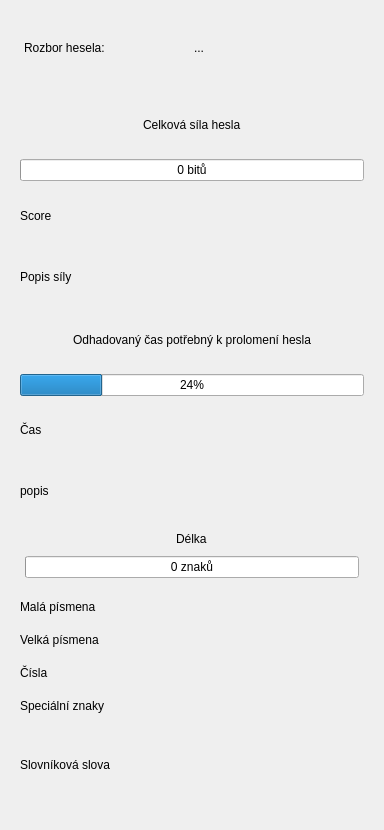
             <widget class="QWidget" name="scrollAreaWidgetContents_4">
              <property name="geometry">
               <rect>
                <x>0</x>
                <y>-285</y>
                <width>384</width>
                <height>830</height>
               </rect>
              </property>
              <property name="styleSheet">
               <string notr="true">#scrollAreaWidgetContents_4 &gt;QWidget{
 background-color: #05C1FF;
    border-radius: 16px;
}
#scrollAreaWidgetContents_4 {
background-color:#3a3a39;
}
</string>
              </property>
              <layout class="QVBoxLayout" name="verticalLayout_16">
               <property name="spacing">
                <number>10</number>
               </property>
               <property name="leftMargin">
                <number>10</number>
               </property>
               <property name="topMargin">
                <number>10</number>
               </property>
               <property name="rightMargin">
                <number>10</number>
               </property>
               <property name="bottomMargin">
                <number>10</number>
               </property>
               <item>
                <widget class="QWidget" name="widget_17" native="true">
                 <property name="minimumSize">
                  <size>
                   <width>0</width>
                   <height>800</height>
                  </size>
                 </property>
                 <layout class="QVBoxLayout" name="verticalLayout_12" stretch="1,3,3,4">
                  <property name="spacing">
                   <number>10</number>
                  </property>
                  <property name="leftMargin">
                   <number>10</number>
                  </property>
                  <property name="topMargin">
                   <number>10</number>
                  </property>
                  <property name="rightMargin">
                   <number>10</number>
                  </property>
                  <property name="bottomMargin">
                   <number>10</number>
                  </property>
                  <item>
                   <widget class="QWidget" name="widget_nadpis" native="true">
                    <property name="styleSheet">
                     <string notr="true"/>
                    </property>
                    <layout class="QHBoxLayout" name="horizontalLayout_11">
                     <property name="spacing">
                      <number>4</number>
                     </property>
                     <property name="leftMargin">
                      <number>4</number>
                     </property>
                     <property name="topMargin">
                      <number>4</number>
                     </property>
                     <property name="rightMargin">
                      <number>4</number>
                     </property>
                     <property name="bottomMargin">
                      <number>16</number>
                     </property>
                     <item>
                      <widget class="QLabel" name="label_12">
                       <property name="text">
                        <string>Rozbor hesela:</string>
                       </property>
                      </widget>
                     </item>
                     <item>
                      <widget class="QLabel" name="rozbor_label_heslo">
                       <property name="text">
                        <string>...</string>
                       </property>
                      </widget>
                     </item>
                    </layout>
                   </widget>
                  </item>
                  <item>
                   <widget class="QWidget" name="widget_24" native="true">
                    <layout class="QVBoxLayout" name="verticalLayout_13">
                     <property name="spacing">
                      <number>8</number>
                     </property>
                     <property name="leftMargin">
                      <number>0</number>
                     </property>
                     <property name="topMargin">
                      <number>0</number>
                     </property>
                     <property name="rightMargin">
                      <number>0</number>
                     </property>
                     <property name="bottomMargin">
                      <number>0</number>
                     </property>
                     <item alignment="Qt::AlignmentFlag::AlignHCenter">
                      <widget class="QLabel" name="label_14">
                       <property name="text">
                        <string>Celková síla hesla</string>
                       </property>
                      </widget>
                     </item>
                     <item>
                      <widget class="QProgressBar" name="rozbor_progressBar_sila">
                       <property name="value">
                        <number>0</number>
                       </property>
                       <property name="format">
                        <string>%p bitů</string>
                       </property>
                      </widget>
                     </item>
                     <item>
                      <widget class="QLabel" name="rozbor_label_score">
                       <property name="text">
                        <string>Score</string>
                       </property>
                      </widget>
                     </item>
                     <item>
                      <widget class="QLabel" name="rozbor_label_popisSily">
                       <property name="text">
                        <string>Popis síly</string>
                       </property>
                      </widget>
                     </item>
                    </layout>
                   </widget>
                  </item>
                  <item>
                   <widget class="QWidget" name="widget_25" native="true">
                    <layout class="QVBoxLayout" name="verticalLayout_14">
                     <property name="spacing">
                      <number>8</number>
                     </property>
                     <property name="leftMargin">
                      <number>0</number>
                     </property>
                     <property name="topMargin">
                      <number>0</number>
                     </property>
                     <property name="rightMargin">
                      <number>0</number>
                     </property>
                     <property name="bottomMargin">
                      <number>0</number>
                     </property>
                     <item alignment="Qt::AlignmentFlag::AlignHCenter">
                      <widget class="QLabel" name="label_17">
                       <property name="text">
                        <string>Odhadovaný čas potřebný k prolomení hesla</string>
                       </property>
                      </widget>
                     </item>
                     <item>
                      <widget class="QProgressBar" name="rozbor_progressBar_cas">
                       <property name="value">
                        <number>24</number>
                       </property>
                      </widget>
                     </item>
                     <item>
                      <widget class="QLabel" name="rozbor_label_cas">
                       <property name="text">
                        <string>Čas</string>
                       </property>
                      </widget>
                     </item>
                     <item>
                      <widget class="QLabel" name="rozbor_label_popisCasu">
                       <property name="text">
                        <string>popis</string>
                       </property>
                      </widget>
                     </item>
                    </layout>
                   </widget>
                  </item>
                  <item>
                   <widget class="QWidget" name="widget_27" native="true">
                    <layout class="QVBoxLayout" name="verticalLayout_15">
                     <property name="spacing">
                      <number>15</number>
                     </property>
                     <property name="leftMargin">
                      <number>0</number>
                     </property>
                     <property name="topMargin">
                      <number>0</number>
                     </property>
                     <property name="rightMargin">
                      <number>0</number>
                     </property>
                     <property name="bottomMargin">
                      <number>0</number>
                     </property>
                     <item>
                      <widget class="QWidget" name="widget_16" native="true">
                       <layout class="QVBoxLayout" name="verticalLayout_44">
                        <property name="spacing">
                         <number>10</number>
                        </property>
                        <property name="leftMargin">
                         <number>5</number>
                        </property>
                        <property name="topMargin">
                         <number>5</number>
                        </property>
                        <property name="rightMargin">
                         <number>5</number>
                        </property>
                        <property name="bottomMargin">
                         <number>5</number>
                        </property>
                        <item alignment="Qt::AlignmentFlag::AlignHCenter">
                         <widget class="QLabel" name="rozbor_label_delka">
                          <property name="text">
                           <string>Délka</string>
                          </property>
                         </widget>
                        </item>
                        <item>
                         <widget class="QProgressBar" name="rozbor_progressBar_delka">
                          <property name="value">
                           <number>0</number>
                          </property>
                          <property name="orientation">
                           <enum>Qt::Orientation::Horizontal</enum>
                          </property>
                          <property name="format">
                           <string>%p znaků</string>
                          </property>
                         </widget>
                        </item>
                       </layout>
                      </widget>
                     </item>
                     <item>
                      <widget class="QWidget" name="widget_31" native="true">
                       <layout class="QHBoxLayout" name="horizontalLayout_13">
                        <property name="spacing">
                         <number>0</number>
                        </property>
                        <property name="leftMargin">
                         <number>0</number>
                        </property>
                        <property name="topMargin">
                         <number>0</number>
                        </property>
                        <property name="rightMargin">
                         <number>0</number>
                        </property>
                        <property name="bottomMargin">
                         <number>0</number>
                        </property>
                        <item>
                         <widget class="QLabel" name="rozbor_label_mala">
                          <property name="text">
                           <string>Malá písmena</string>
                          </property>
                         </widget>
                        </item>
                        <item>
                         <widget class="QLabel" name="rozbor_label_mala_hodnota">
                          <property name="text">
                           <string/>
                          </property>
                         </widget>
                        </item>
                       </layout>
                      </widget>
                     </item>
                     <item>
                      <widget class="QWidget" name="widget_32" native="true">
                       <layout class="QHBoxLayout" name="horizontalLayout_15">
                        <property name="spacing">
                         <number>0</number>
                        </property>
                        <property name="leftMargin">
                         <number>0</number>
                        </property>
                        <property name="topMargin">
                         <number>0</number>
                        </property>
                        <property name="rightMargin">
                         <number>0</number>
                        </property>
                        <property name="bottomMargin">
                         <number>0</number>
                        </property>
                        <item>
                         <widget class="QLabel" name="rozbor_label_velka">
                          <property name="text">
                           <string>Velká písmena</string>
                          </property>
                         </widget>
                        </item>
                        <item>
                         <widget class="QLabel" name="rozbor_label_velka_hodnota">
                          <property name="text">
                           <string/>
                          </property>
                         </widget>
                        </item>
                       </layout>
                      </widget>
                     </item>
                     <item>
                      <widget class="QWidget" name="widget_33" native="true">
                       <layout class="QHBoxLayout" name="horizontalLayout_16">
                        <property name="spacing">
                         <number>0</number>
                        </property>
                        <property name="leftMargin">
                         <number>0</number>
                        </property>
                        <property name="topMargin">
                         <number>0</number>
                        </property>
                        <property name="rightMargin">
                         <number>0</number>
                        </property>
                        <property name="bottomMargin">
                         <number>0</number>
                        </property>
                        <item>
                         <widget class="QLabel" name="rozbor_label_cisla">
                          <property name="text">
                           <string>Čísla</string>
                          </property>
                         </widget>
                        </item>
                        <item>
                         <widget class="QLabel" name="rozbor_label_cisla_hodnota">
                          <property name="text">
                           <string/>
                          </property>
                         </widget>
                        </item>
                       </layout>
                      </widget>
                     </item>
                     <item>
                      <widget class="QWidget" name="widget_34" native="true">
                       <layout class="QHBoxLayout" name="horizontalLayout_17">
                        <property name="spacing">
                         <number>0</number>
                        </property>
                        <property name="leftMargin">
                         <number>0</number>
                        </property>
                        <property name="topMargin">
                         <number>0</number>
                        </property>
                        <property name="rightMargin">
                         <number>0</number>
                        </property>
                        <property name="bottomMargin">
                         <number>0</number>
                        </property>
                        <item>
                         <widget class="QLabel" name="rozbor_label_spec">
                          <property name="text">
                           <string>Speciální znaky</string>
                          </property>
                         </widget>
                        </item>
                        <item>
                         <widget class="QLabel" name="rozbor_label_spec_hodnota">
                          <property name="text">
                           <string/>
                          </property>
                         </widget>
                        </item>
                       </layout>
                      </widget>
                     </item>
                     <item>
                      <widget class="QWidget" name="widget_35" native="true">
                       <property name="minimumSize">
                        <size>
                         <width>0</width>
                         <height>70</height>
                        </size>
                       </property>
                       <layout class="QHBoxLayout" name="horizontalLayout_18" stretch="1,2">
                        <property name="spacing">
                         <number>0</number>
                        </property>
                        <property name="leftMargin">
                         <number>0</number>
                        </property>
                        <property name="topMargin">
                         <number>0</number>
                        </property>
                        <property name="rightMargin">
                         <number>0</number>
                        </property>
                        <property name="bottomMargin">
                         <number>0</number>
                        </property>
                        <item>
                         <widget class="QLabel" name="rozbor_label_slovnikova">
                          <property name="text">
                           <string>Slovníková slova</string>
                          </property>
                         </widget>
                        </item>
                        <item>
                         <widget class="QWidget" name="rozbor_label_slovnikova_widget" native="true">
                          <layout class="QVBoxLayout" name="verticalLayout_45">
                           <item>
                            <widget class="QLabel" name="rozbor_label_slovnikova_hodnota">
                             <property name="text">
                              <string/>
                             </property>
                            </widget>
                           </item>
                          </layout>
                         </widget>
                        </item>
                       </layout>
                      </widget>
                     </item>
                    </layout>
                   </widget>
                  </item>
                 </layout>
                </widget>
               </item>
               <item>
                <spacer name="verticalSpacer_9">
                 <property name="orientation">
                  <enum>Qt::Orientation::Vertical</enum>
                 </property>
                 <property name="sizeHint" stdset="0">
                  <size>
                   <width>20</width>
                   <height>40</height>
                  </size>
                 </property>
                </spacer>
               </item>
              </layout>
             </widget>
